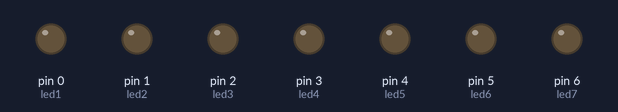
Bench run of a sketch on a simulated Arduino Uno, built with avr-gcc and run on an emulated ATmega328P. Parts: output pins drawn as LEDs (lit = HIGH).

Above: at 0.5 s.
At 1.3 s:
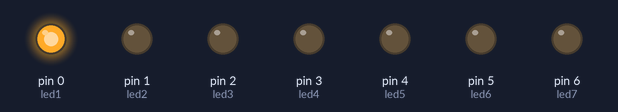
At 6.9 s:
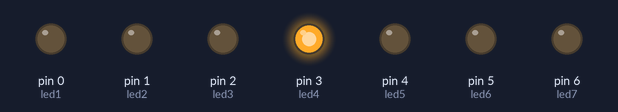
At 10.7 s:
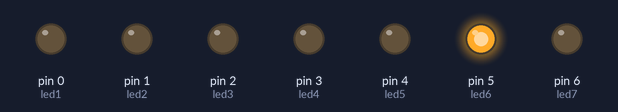
At 12.7 s:
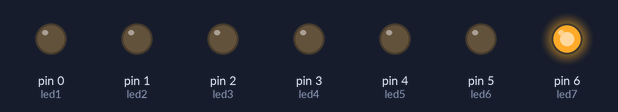
At 18.9 s:
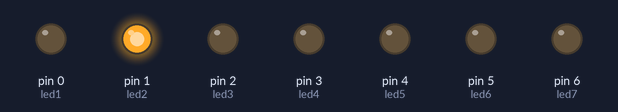
Timing chart, 0 to 20.3 s (numbered marks = the images above):
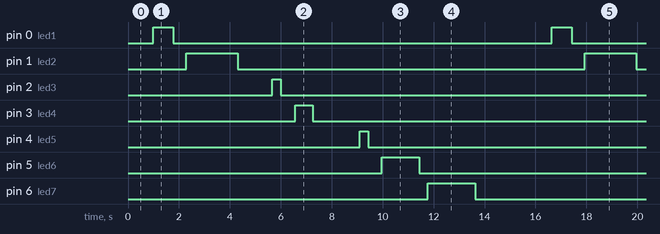

Measured:
- by itself, pin 0 (led1): alternates HIGH for 0.78 s and LOW for 14.9 s
- by itself, pin 1 (led2): alternates HIGH for 2.0 s and LOW for 13.6 s
- by itself, pin 2 (led3), pin 4 (led5): alternates HIGH for 0.34 s and LOW for 15.3 s
- by itself, pin 3 (led4): alternates HIGH for 0.68 s and LOW for 15.0 s
- by itself, pin 5 (led6): alternates HIGH for 1.5 s and LOW for 14.2 s
- by itself, pin 6 (led7): alternates HIGH for 1.9 s and LOW for 13.8 s

The sketch:

W4_ex9.ino
```cpp
const int led1 = 0;
const int led2 = 1;
const int led3 = 2;
const int led4 = 3;
const int led5 = 4;
const int led6 = 5;
const int led7 = 6;
const int led8 = 7;

void setup()
{
  // put your setup code here, to run once:
  pinMode(led1, OUTPUT);
  pinMode(led2, OUTPUT);
  pinMode(led3, OUTPUT);
  pinMode(led4, OUTPUT);
  pinMode(led5, OUTPUT);
  pinMode(led6, OUTPUT);
  pinMode(led7, OUTPUT);
}

void loop()
{
  // put your main code here, to run repeatedly:
  digitalWrite(LED_BUILTIN, HIGH);
  delay(1000);
  led(0, 781, 515);
  led(1, 2014, 1348);
  led(2, 343, 573);
  led(3, 678, 1839);
  led(4, 342, 534);
  led(5, 1478, 326);
  led(6, 1859, 351);
  led(7, 777, 888);
}

void led(int pin, int on, int off)
{
  digitalWrite(pin, HIGH);
  delay(on);
  digitalWrite(pin,LOW);
  delay(off);
}
```
